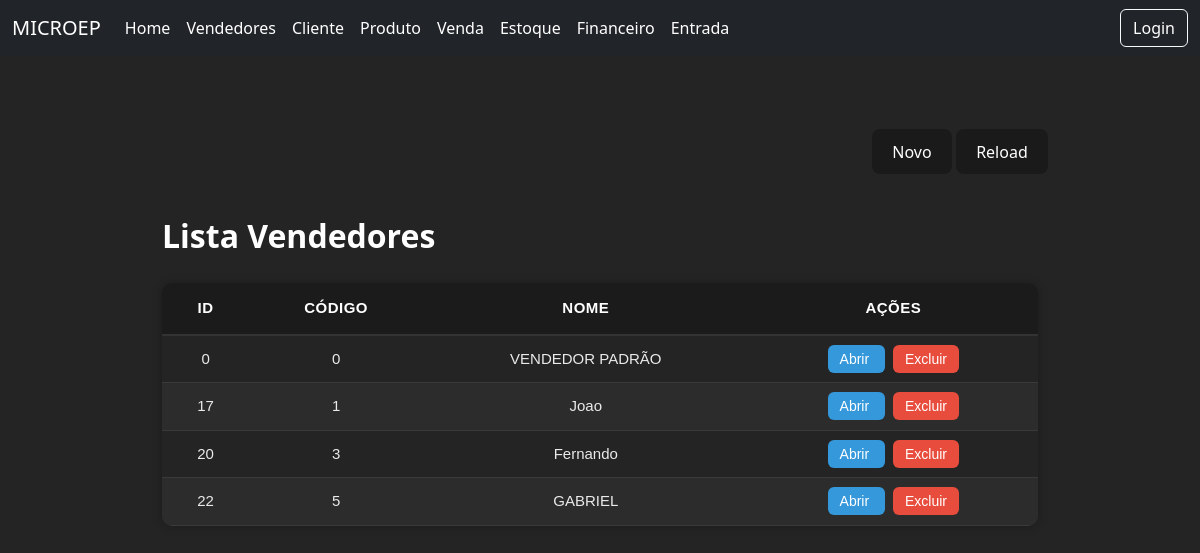
Before: /vendedores/ with the older database file.
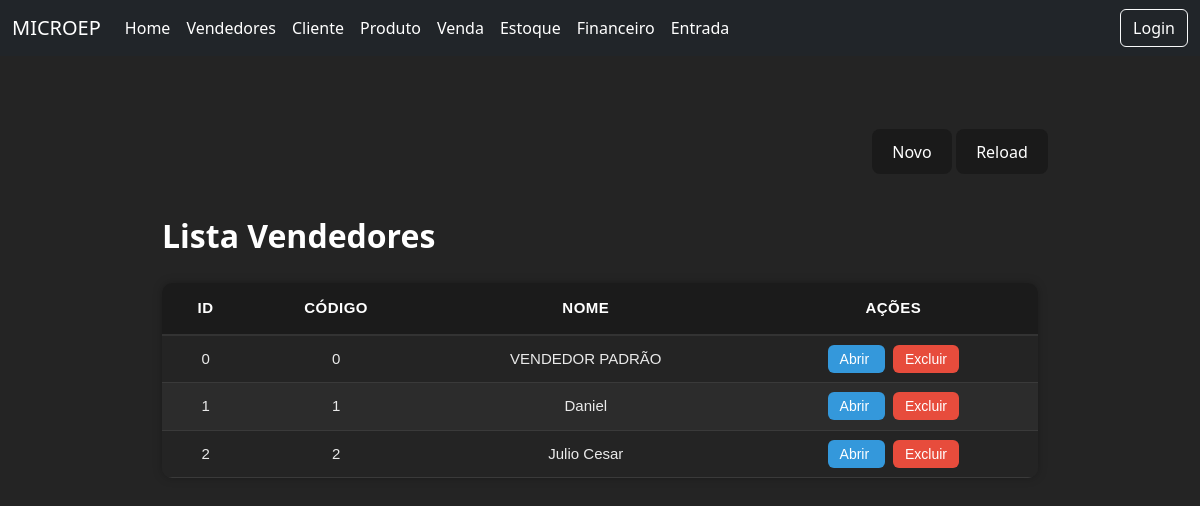
After: the same page with the newer database file.
### core/models.py (models this page shows, shortened)
class Vendedor(models.Model):
    codigo = models.IntegerField()
    nome = models.CharField(max_length=100)

### core/views.py (the view)
# urls.py: path('vendedores/',views.vendedorview,name='vendedores'),
def vendedorview(request):
    vendedores = Vendedor.objects.all()
    return render(request,'modelos/vendedores.html',{
        'vendedores':vendedores})

### core/templates/modelos/vendedores.html (shortened to what this page needs)
<!DOCTYPE html>
<html lang="pt-br">
<head>
    {% load static %}
    <link rel="stylesheet" href="{% static 'home.css' %}">
</head>
<body>
    {% include 'components/navbar.html' %}
    <div class="divcentral">
        <div class="controlebuttons">
            <div class="buttonsalign">
                <button class="buttonp">
                    <a href="{% url 'cadastrovendedor' %}">Novo</a>
                </button>
                <button class="buttonp">
                    <a href="{% url 'vendedores' %}">Reload</a>
                </button>
            </div>
        </div>
        <div class="grid">
            <h2 class="boldtext">Lista Vendedores</h2>
            <table class="tabela-vendedores table-hover ">
                <thead>
                    <tr>
                        <th class="text-center">ID</th>
                        <th class="text-center">Código</th>
                        <th class="text-center">Nome</th>
                        <th class="text-center">Ações</th>
                    </tr>
                </thead>
                <tbody>
                    {% for v in vendedores %}
                    <tr>
                        <td class="text-center">{{ v.id }}</td>
                        <td class="text-center">{{ v.codigo }}</td>
                        <td class="text-center">{{ v.nome }}</td>
                        <td class="text-center">
                            <a href="{% url 'editarvendedor' v.id %}" class="btn-detalhe me-2">
                                Abrir
                            </a>
                            <a href="{% url 'removervendedor' v.id %}" class="btn-delete">
                                Excluir
                            </a>
                        </td>
                    </tr>
                    {% endfor %}
                </tbody>
            </table>
        </div>
    </div>
</body>
</html>

Changed rows visible on the page:
removed Vendedor: id "17", codigo "1", nome "Joao"
removed Vendedor: id "20", codigo "3", nome "Fernando"
removed Vendedor: id "22", codigo "5", nome "GABRIEL"
added Vendedor: id "1", codigo "1", nome "Daniel"
added Vendedor: id "2", codigo "2", nome "Julio Cesar"
